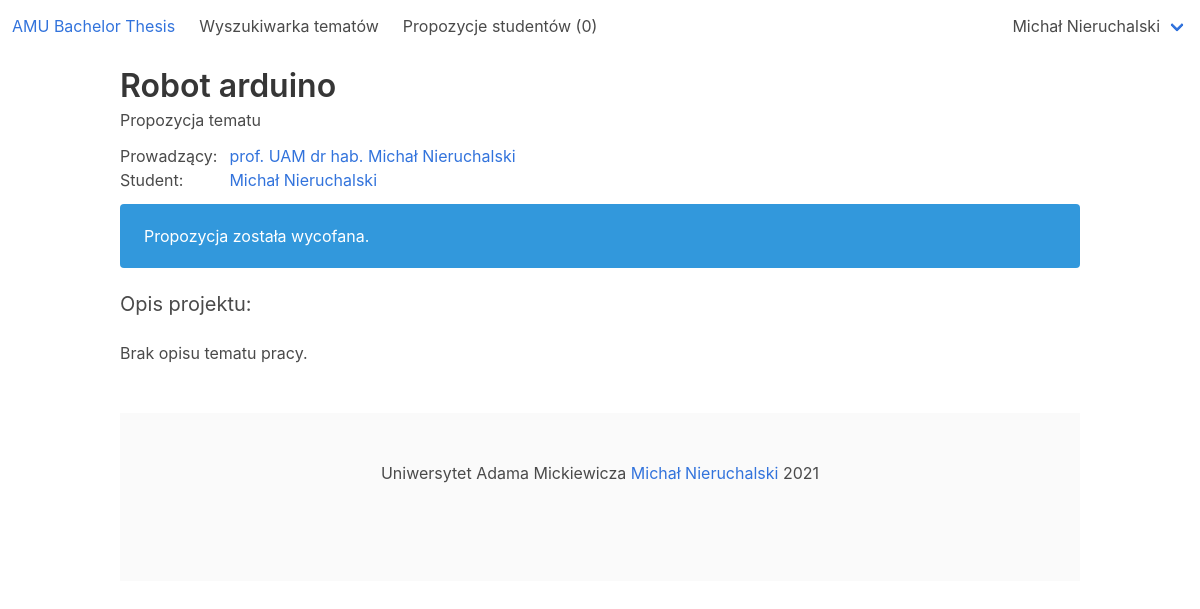
Page /amu_bachelor_thesis/thesis_proposition/1 (signed in) on the earlier database version.
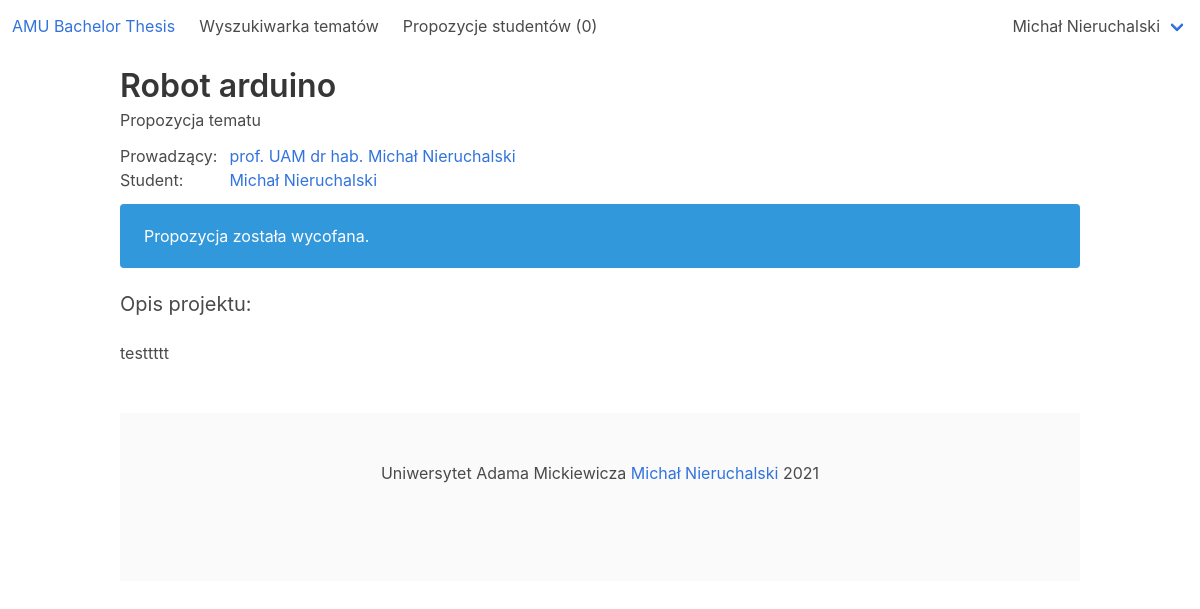
Same page on the later database version.
### amu_bachelor_thesis_app/models.py (models this page shows, shortened)
class ThesisProposition(models.Model):
    title = models.CharField(max_length=255, blank=False, null=False)
    description = models.CharField(max_length=4000, blank=True, null=True)
    created_at = models.DateTimeField(null=False)
    edited_at = models.DateTimeField(null=True)
    lecturer = models.ForeignKey(Lecturer, on_delete=models.CASCADE, null=False)
    student = models.ForeignKey(Student, on_delete=models.CASCADE, null=False)
    is_active = models.BooleanField(null=False)

class Lecturer(models.Model):
    first_name = models.CharField(max_length=180, blank=False, null=False)
    last_name = models.CharField(max_length=180, blank=False, null=False)
    degree = models.CharField(max_length=180, blank=True, null=True)
    interests = models.CharField(max_length=2000, blank=True, null=True)
    description = models.CharField(max_length=4000, blank=True, null=True)
    user = models.OneToOneField(User, on_delete=models.CASCADE, primary_key=True)
    def __str__(self):
        return self.first_name + ' ' + self.last_name
    @property
    def name_with_degree(self):
        return self.degree + ' ' + self.first_name + ' ' + self.last_name

class Student(models.Model):
    first_name = models.CharField(max_length=180, blank=False, null=False)
    last_name = models.CharField(max_length=180, blank=False, null=False)
    album_number = models.CharField(max_length=6, blank=False, null=False)
    user = models.OneToOneField(User, on_delete=models.CASCADE, primary_key=True)
    def __str__(self):
        return self.first_name + ' ' + self.last_name

### amu_bachelor_thesis_app/views/thesis_propositions_views.py (the view)
# urls.py: path('thesis_proposition/<int:pk>', thesis_propositions_views.ThesisPropositionView.as_view(), name="thesis_proposition"),
@method_decorator(login_required, name='dispatch')
class ThesisPropositionView(generic.DetailView):
    model = ThesisProposition
    template_name = "amu_bachelor_thesis_app/thesis_proposition/thesis_proposition.html"
    context_object_name = 'thesis_proposition'

### amu_bachelor_thesis_app/models.py (called while the page is built)
    def __str__(self):
        if self.role == User.STUDENT:
            return str(self.student)
        if self.role == User.LECTURER:
            return str(self.lecturer)
        return self.email

    def is_student(self):
        return self.role == User.STUDENT

    def is_lecturer(self):
        return self.role == User.LECTURER

    @property
    def is_superuser(self):
        return self.role == self.SUPERUSER

### amu_bachelor_thesis_app/templatetags/helpers.py (called while the page is built)
@register.simple_tag
def get_number_of_notifications(user):
    return user.notification_set.count()

@register.simple_tag
def has_notifications(user):
    return user.notification_set.filter(is_seen=False).count() == 0

### amu_bachelor_thesis_app/templatetags/lecturer.py (called while the page is built)
@register.simple_tag
def count_thesis_propositions(lecturer):
    return ThesisProposition.objects.filter(lecturer=lecturer, is_active=True).count()

### amu_bachelor_thesis_app/templates/amu_bachelor_thesis_app/thesis_proposition/thesis_proposition.html (shortened to what this page needs)
{% extends 'amu_bachelor_thesis_app/base.html' %}
{% block content %}
    <h2 class="title mb-1">{{ thesis_proposition.title }}</h2>
    <p>Propozycja tematu</p>
    <table class="mb-3 mt-3">
        <tr>
            <td><span class="pr-3">Prowadzący:</span></td>
            <td>
                <a href="{% url 'amu_bachelor_thesis:lecturer_profile' thesis_proposition.lecturer_id %}">{{ thesis_proposition.lecturer.name_with_degree }}</a>
            </td>
        </tr>
        <tr>
            <td><span class="pr-3">Student:</span></td>
            <td>
                <a href="{% url 'amu_bachelor_thesis:student_profile' thesis_proposition.student_id %}">{{ thesis_proposition.student }}</a>
            </td>
        </tr>
    </table>
    {% if thesis_proposition.is_active %}
        <div class="notification is-info">
            Propozycja czeka na rozpatrzenie przez
            <a href="{% url 'amu_bachelor_thesis:lecturer_profile' thesis_proposition.lecturer_id %}">
                {{ thesis_proposition.lecturer.name_with_degree }}
            </a>
        </div>
    {% else %}
        <div class="notification is-info">
            Propozycja została wycofana.
        </div>
    {% endif %}
    <div class="mt-2">
        <h3 class="subtitle">Opis projektu:</h3>
        {% if thesis_proposition.description %}
            <p>{{ thesis_proposition.description }}</p>
        {% else %}
            <p>Brak opisu tematu pracy.</p>
        {% endif %}
    </div>
{% endblock %}

### amu_bachelor_thesis_app/templates/amu_bachelor_thesis_app/shell/navbar.html (shortened to what this page needs)
{% load lecturer %}
{% load helpers %}
<nav class="navbar" role="navigation">
    <div class="navbar-brand">
        <a class="navbar-item" href="{% url 'amu_bachelor_thesis:home' %}">
            <h1>AMU Bachelor Thesis</h1>
        </a>
    </div>
    <div id="navbarBasicExample" class="navbar-menu">
        <div class="navbar-start">
            {% if user.is_authenticated %}
                <a class="navbar-item" href="{% url 'amu_bachelor_thesis:search_engine' %}">Wyszukiwarka tematów</a>
            {% endif %}
            {% if user.is_lecturer %}
                <a class="navbar-item" href="{% url 'amu_bachelor_thesis:lecturer_manage_thesis_propositions' %}">
                    Propozycje studentów ({% count_thesis_propositions user.lecturer %})
                </a>
            {% endif %}
        </div>
    </div>
    <div class="navbar-end">
        <div class="navbar-end">
            {% if user.is_authenticated %}
                <div class="navbar-item has-dropdown is-hoverable">
                    <a class="navbar-link">{{ user }}</a>
                </div>
            {% endif %}
        </div>
    </div>
</nav>

Differences in the rows shown:
changed ThesisProposition "Robot arduino": description (not shown) → "testtttt"
Other differences:
text no longer shown: "Brak opisu tematu pracy."
